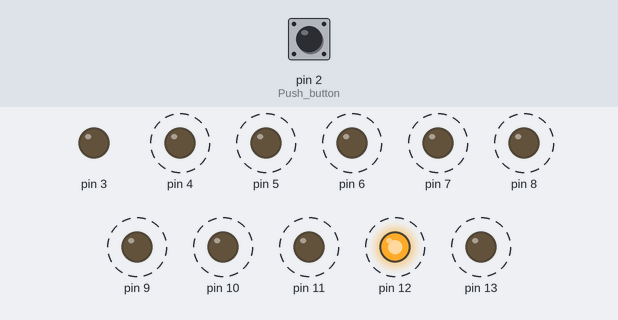
Bench run of a sketch on a simulated Arduino Uno, built with avr-gcc and run on an emulated ATmega328P. Shown: output pins drawn as LEDs (lit = HIGH). Dashed ring = blinking. The test bench sets the inputs (shaded band); at power-on: pin 2 (Push_button) HIGH.

Above: at 2.85 s.
2.9 s: pin 2 (Push_button) pulled LOW for 3.2 s
At 4.0 s:
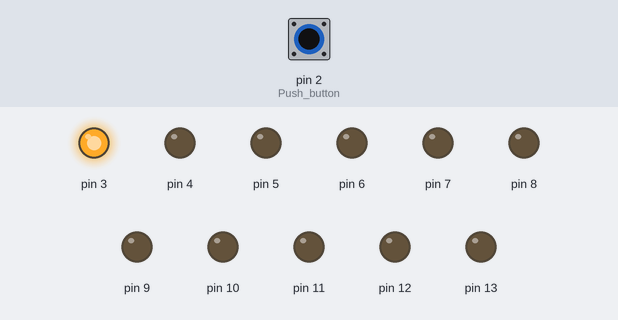
At 6.15 s:
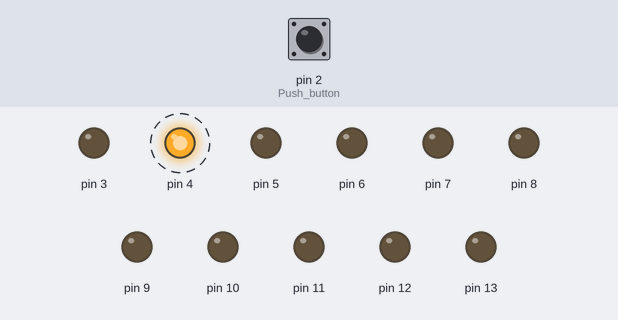
Timing chart, 0 to 13.7 s (numbered marks = the images above; inputs shaded):
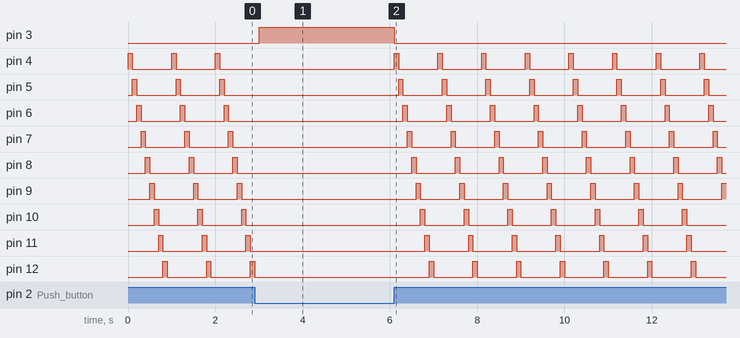

The sketch:

Arduino_LED_Chaser.ino
```cpp
int switchState = 0;

void setup() {
  pinMode(13, OUTPUT);
  pinMode(12, OUTPUT);
  pinMode(11, OUTPUT);
  pinMode(10, OUTPUT);
  pinMode(9, OUTPUT);
  pinMode(8, OUTPUT);
  pinMode(7, OUTPUT);
  pinMode(6, OUTPUT);
  pinMode(4, OUTPUT);
  pinMode(5, OUTPUT);
  pinMode(3, OUTPUT);
  pinMode(2, INPUT);    // Push button
}

void loop() {

  // Read the push button
  switchState = digitalRead(2);

  if (switchState == LOW) {
    // Button is NOT pressed

    digitalWrite(3, HIGH);  // Blue LED ON
    digitalWrite(4, LOW);   // Yellow LED OFF
    digitalWrite(5, LOW);   // White LED OFF
    digitalWrite(6, LOW);   // Red LED OFF
    digitalWrite(7, LOW);   // Green  LED OFF
    digitalWrite(8, LOW);   // Blue LED OFF
    digitalWrite(9, LOW);   // Yellow LED OFF
    digitalWrite(10, LOW);  // White LED OFF
    digitalWrite(11, LOW);  // Red LED OFF
    digitalWrite(12, LOW);  // Green  LED OFF
    digitalWrite(13, LOW);  // Blue LED OFF
  }

  else {
    // Button IS pressed

    digitalWrite(3, LOW);  // Blue LED ON
    digitalWrite(4, HIGH);
    digitalWrite(5, LOW);
    digitalWrite(6, LOW);
    digitalWrite(7, LOW);
    digitalWrite(8, LOW);
    digitalWrite(9, LOW);
    digitalWrite(10, LOW);
    digitalWrite(11, LOW);
    digitalWrite(12, LOW);
    digitalWrite(13, LOW);

    delay(100);

    digitalWrite(3, LOW);
    digitalWrite(4, LOW);
    digitalWrite(5, HIGH);  // White LED ON
    digitalWrite(6, LOW);
    digitalWrite(7, LOW);
    digitalWrite(8, LOW);
    digitalWrite(9, LOW);
    digitalWrite(10, LOW);
    digitalWrite(11, LOW);
    digitalWrite(12, LOW);
    digitalWrite(13, LOW);

     delay(100);

    digitalWrite(3, LOW);
    digitalWrite(4, LOW);
    digitalWrite(5, LOW);
    digitalWrite(6, HIGH); // Red LED ON
    digitalWrite(7, LOW);
    digitalWrite(8, LOW);
    digitalWrite(9, LOW);
    digitalWrite(10, LOW);
    digitalWrite(11, LOW);
    digitalWrite(12, LOW);
    digitalWrite(13, LOW);

    delay(100);

    digitalWrite(3, LOW);
    digitalWrite(4, LOW);
    digitalWrite(5, LOW);
    digitalWrite(6, LOW);
    digitalWrite(7, HIGH); // Green  LED ON
    digitalWrite(8, LOW);
    digitalWrite(9, LOW);
    digitalWrite(10, LOW);
    digitalWrite(11, LOW);
    digitalWrite(12, LOW);
    digitalWrite(13, LOW);

    delay(100);

    digitalWrite(3, LOW);
    digitalWrite(4, LOW);

    digitalWrite(5, LOW);
    digitalWrite(6, LOW);
    digitalWrite(7, LOW);
    digitalWrite(8, HIGH); // Blue LED ON
    digitalWrite(9, LOW);
    digitalWrite(10, LOW);
    digitalWrite(11, LOW);
    digitalWrite(12, LOW);
    digitalWrite(13, LOW);

    delay(100);

    digitalWrite(3, LOW);
    digitalWrite(4, LOW);
    digitalWrite(5, LOW);
    digitalWrite(6, LOW);
    digitalWrite(7, LOW);
    digitalWrite(8, LOW);
    digitalWrite(9, HIGH); // Yellow LED ON
    digitalWrite(10, LOW);
    digitalWrite(11, LOW);
    digitalWrite(12, LOW);
    digitalWrite(13, LOW);

    delay(100);

    digitalWrite(3, LOW);
    digitalWrite(4, LOW);
    digitalWrite(5, LOW);
    digitalWrite(6, LOW);
    digitalWrite(7, LOW);
    digitalWrite(8, LOW);
    digitalWrite(9, LOW);
    digitalWrite(10, HIGH); // White LED ON
    digitalWrite(11, LOW);
    digitalWrite(12, LOW);
    digitalWrite(13, LOW);

    delay(100);

    digitalWrite(3, LOW);
    digitalWrite(4, LOW);
    digitalWrite(5, LOW);
    digitalWrite(6, LOW);
    digitalWrite(7, LOW);
    digitalWrite(8, LOW);
    digitalWrite(9, LOW);
    digitalWrite(10, LOW);
    digitalWrite(11, HIGH); // Red LED ON
    digitalWrite(12, LOW);
    digitalWrite(13, LOW);

    delay(100);

   digitalWrite(3, LOW);
    digitalWrite(4, LOW);
    digitalWrite(5, LOW);
    digitalWrite(6, LOW);
    digitalWrite(7, LOW);
    digitalWrite(8, LOW);
    digitalWrite(9, LOW);
    digitalWrite(10, LOW);
    digitalWrite(11, LOW);
    digitalWrite(12, HIGH); // Green LED ON
    digitalWrite(13, LOW);

    delay(100);

   digitalWrite(3, LOW);
    digitalWrite(4, LOW);
    digitalWrite(5, LOW);
    digitalWrite(6, LOW);
    digitalWrite(7, LOW);
    digitalWrite(8, LOW);
    digitalWrite(9, LOW);
    digitalWrite(10, LOW);
    digitalWrite(11, LOW);
    digitalWrite(12, LOW);
    digitalWrite(13, HIGH);  // Blue LED ON

    delay(100);


  }
}
```

Measured:
- after the input at 2.9 s, pin 3: LOW → HIGH after 0.10 s, → LOW 3.1 s later
- by itself, pin 12: repeats every 1.0 s: HIGH 0.10 s, LOW 0.90 s
